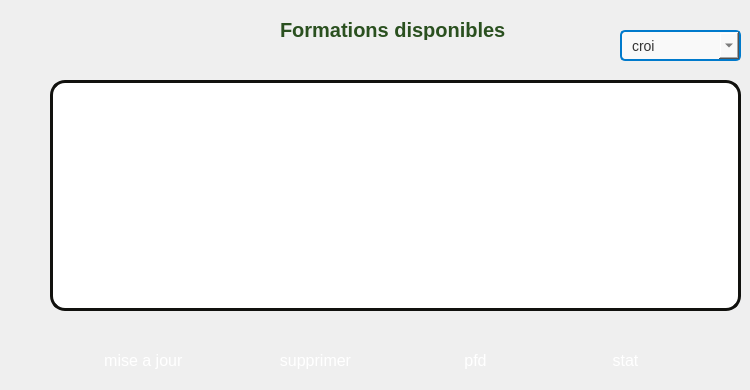
      <widget class="QWidget" name="page_7">
       <widget class="QPushButton" name="upp_2">
        <property name="geometry">
         <rect>
          <x>80</x>
          <y>340</y>
          <width>131</width>
          <height>41</height>
         </rect>
        </property>
        <property name="styleSheet">
         <string notr="true">QPushButton
{
    background-color: qlineargradient(spread:pad, x1:0, y1:0, x2:1, y2:1, 
                                      stop:0 #4682B4, stop:1 #87CEEB); /* Dégradé de bleu acier à bleu ciel */
    border: none; /* Suppression de la bordure pour un look épuré */
    border-radius: 15px; /* Bordures arrondies pour un design moderne */
    font-size: 16px; /* Taille de police pour une meilleure lisibilité */
    color: white; /* Texte en blanc pour un bon contraste */
    padding: 12px 24px; /* Espacement interne pour un bouton plus grand et plus confortable */
    box-shadow: 0 5px 15px rgba(0, 0, 128, 0.3); /* Ombre bleue subtile pour un effet 3D léger */
    transition: background-color 0.3s, transform 0.3s; /* Transition pour les effets de survol et de clic */
}

QPushButton:hover
{
    background-color: qlineargradient(spread:pad, x1:0, y1:0, x2:1, y2:1, 
                                      stop:0 #5A9BD5, stop:1 #B0E0E6); /* Dégradé plus clair au survol */
    transform: scale(1.05); /* Légère augmentation de la taille au survol pour un effet interactif */
}

QPushButton:pressed
{
    background-color: qlineargradient(spread:pad, x1:0, y1:0, x2:1, y2:1, 
                                      stop:0 #1E90FF, stop:1 #4682B4); /* Dégradé plus foncé lors du clic */
    transform: scale(0.98); /* Légère réduction de la taille lors du clic pour un effet de pression */
}
</string>
        </property>
        <property name="text">
         <string>mise a jour </string>
        </property>
       </widget>
       <widget class="QPushButton" name="pushButton_5">
        <property name="geometry">
         <rect>
          <x>250</x>
          <y>340</y>
          <width>131</width>
          <height>41</height>
         </rect>
        </property>
        <property name="styleSheet">
         <string notr="true">QPushButton
{
    background-color: qlineargradient(spread:pad, x1:0, y1:0, x2:1, y2:1, 
                                      stop:0 #4682B4, stop:1 #87CEEB); /* Dégradé de bleu acier à bleu ciel */
    border: none; /* Suppression de la bordure pour un look épuré */
    border-radius: 15px; /* Bordures arrondies pour un design moderne */
    font-size: 16px; /* Taille de police pour une meilleure lisibilité */
    color: white; /* Texte en blanc pour un bon contraste */
    padding: 12px 24px; /* Espacement interne pour un bouton plus grand et plus confortable */
    box-shadow: 0 5px 15px rgba(0, 0, 128, 0.3); /* Ombre bleue subtile pour un effet 3D léger */
    transition: background-color 0.3s, transform 0.3s; /* Transition pour les effets de survol et de clic */
}

QPushButton:hover
{
    background-color: qlineargradient(spread:pad, x1:0, y1:0, x2:1, y2:1, 
                                      stop:0 #5A9BD5, stop:1 #B0E0E6); /* Dégradé plus clair au survol */
    transform: scale(1.05); /* Légère augmentation de la taille au survol pour un effet interactif */
}

QPushButton:pressed
{
    background-color: qlineargradient(spread:pad, x1:0, y1:0, x2:1, y2:1, 
                                      stop:0 #1E90FF, stop:1 #4682B4); /* Dégradé plus foncé lors du clic */
    transform: scale(0.98); /* Légère réduction de la taille lors du clic pour un effet de pression */
}
</string>
        </property>
        <property name="text">
         <string>supprimer</string>
        </property>
       </widget>
       <widget class="QTableView" name="tableView_7">
        <property name="geometry">
         <rect>
          <x>50</x>
          <y>80</y>
          <width>691</width>
          <height>231</height>
         </rect>
        </property>
        <property name="sizePolicy">
         <sizepolicy hsizetype="Fixed" vsizetype="Fixed">
          <horstretch>0</horstretch>
          <verstretch>0</verstretch>
         </sizepolicy>
        </property>
        <property name="focusPolicy">
         <enum>Qt::NoFocus</enum>
        </property>
        <property name="autoFillBackground">
         <bool>false</bool>
        </property>
        <property name="styleSheet">
         <string notr="true">background:white;
border:3px solid #11110E;
border-radius: 15px 15px 50px 50px;

</string>
        </property>
        <property name="frameShape">
         <enum>QFrame::NoFrame</enum>
        </property>
        <property name="horizontalScrollBarPolicy">
         <enum>Qt::ScrollBarAlwaysOff</enum>
        </property>
        <property name="sizeAdjustPolicy">
         <enum>QAbstractScrollArea::AdjustIgnored</enum>
        </property>
        <property name="editTriggers">
         <set>QAbstractItemView::NoEditTriggers</set>
        </property>
        <property name="tabKeyNavigation">
         <bool>false</bool>
        </property>
        <property name="showDropIndicator" stdset="0">
         <bool>false</bool>
        </property>
        <property name="dragDropOverwriteMode">
         <bool>false</bool>
        </property>
        <property name="alternatingRowColors">
         <bool>true</bool>
        </property>
        <property name="selectionMode">
         <enum>QAbstractItemView::SingleSelection</enum>
        </property>
        <property name="selectionBehavior">
         <enum>QAbstractItemView::SelectRows</enum>
        </property>
        <property name="textElideMode">
         <enum>Qt::ElideNone</enum>
        </property>
        <property name="showGrid">
         <bool>false</bool>
        </property>
        <property name="gridStyle">
         <enum>Qt::NoPen</enum>
        </property>
        <property name="cornerButtonEnabled">
         <bool>false</bool>
        </property>
        <attribute name="horizontalHeaderVisible">
         <bool>false</bool>
        </attribute>
        <attribute name="horizontalHeaderMinimumSectionSize">
         <number>30</number>
        </attribute>
        <attribute name="horizontalHeaderDefaultSectionSize">
         <number>120</number>
        </attribute>
       </widget>
       <widget class="QLabel" name="label_38">
        <property name="geometry">
         <rect>
          <x>280</x>
          <y>20</y>
          <width>231</width>
          <height>20</height>
         </rect>
        </property>
        <property name="styleSheet">
         <string notr="true">color: #2A501F;
font-family: 'Athiti';
font-style: normal;
font-weight: 700;
font-size: 20px;
background-color: none;</string>
        </property>
        <property name="text">
         <string>Formations disponibles</string>
        </property>
       </widget>
       <widget class="QComboBox" name="sortComboBox">
        <property name="geometry">
         <rect>
          <x>620</x>
          <y>30</y>
          <width>121</width>
          <height>31</height>
         </rect>
        </property>
        <property name="styleSheet">
         <string notr="true">QComboBox {
    border: 2px solid #007ACC; /* Bordure bleue */
    border-radius: 5px; /* Bordures légèrement arrondies */
    padding: 5px 10px; /* Espacement interne */
    font-size: 14px; /* Taille de police */
    color: #333; /* Couleur du texte */
    background-color: #F9F9F9; /* Couleur de fond claire */
}

QComboBox::drop-down {
    subcontrol-origin: padding;
    subcontrol-position: top right;
    width: 20px; /* Largeur du bouton de la liste déroulante */
}

QComboBox::down-arrow {
    image: url(:/icons/arrow_down.png); /* Icône de flèche pour la liste déroulante */
}

QComboBox::drop-down:pressed {
    border: 2px solid #005C99; /* Bordure plus foncée lors du clic */
}

QComboBox QAbstractItemView {
    border: 2px solid #007ACC; /* Bordure de la liste déroulante */
    selection-background-color: #007ACC; /* Couleur de fond des éléments sélectionnés */
    selection-color: white; /* Couleur du texte des éléments sélectionnés */
    padding: 5px; /* Espacement interne des éléments */
}
</string>
        </property>
        <item>
         <property name="text">
          <string>croi</string>
         </property>
        </item>
        <item>
         <property name="text">
          <string>dec</string>
         </property>
        </item>
       </widget>
       <widget class="QPushButton" name="pushButton_11">
        <property name="geometry">
         <rect>
          <x>570</x>
          <y>340</y>
          <width>111</width>
          <height>41</height>
         </rect>
        </property>
        <property name="styleSheet">
         <string notr="true">QPushButton
{
    background-color: qlineargradient(spread:pad, x1:0, y1:0, x2:1, y2:1, 
                                      stop:0 #4682B4, stop:1 #87CEEB); /* Dégradé de bleu acier à bleu ciel */
    border: none; /* Suppression de la bordure pour un look épuré */
    border-radius: 15px; /* Bordures arrondies pour un design moderne */
    font-size: 16px; /* Taille de police pour une meilleure lisibilité */
    color: white; /* Texte en blanc pour un bon contraste */
    padding: 12px 24px; /* Espacement interne pour un bouton plus grand et plus confortable */
    box-shadow: 0 5px 15px rgba(0, 0, 128, 0.3); /* Ombre bleue subtile pour un effet 3D léger */
    transition: background-color 0.3s, transform 0.3s; /* Transition pour les effets de survol et de clic */
}

QPushButton:hover
{
    background-color: qlineargradient(spread:pad, x1:0, y1:0, x2:1, y2:1, 
                                      stop:0 #5A9BD5, stop:1 #B0E0E6); /* Dégradé plus clair au survol */
    transform: scale(1.05); /* Légère augmentation de la taille au survol pour un effet interactif */
}

QPushButton:pressed
{
    background-color: qlineargradient(spread:pad, x1:0, y1:0, x2:1, y2:1, 
                                      stop:0 #1E90FF, stop:1 #4682B4); /* Dégradé plus foncé lors du clic */
    transform: scale(0.98); /* Légère réduction de la taille lors du clic pour un effet de pression */
}
</string>
        </property>
        <property name="text">
         <string>stat</string>
        </property>
       </widget>
       <widget class="QPushButton" name="pushButton_12">
        <property name="geometry">
         <rect>
          <x>430</x>
          <y>340</y>
          <width>91</width>
          <height>41</height>
         </rect>
        </property>
        <property name="styleSheet">
         <string notr="true">QPushButton
{
    background-color: qlineargradient(spread:pad, x1:0, y1:0, x2:1, y2:1, 
                                      stop:0 #4682B4, stop:1 #87CEEB); /* Dégradé de bleu acier à bleu ciel */
    border: none; /* Suppression de la bordure pour un look épuré */
    border-radius: 15px; /* Bordures arrondies pour un design moderne */
    font-size: 16px; /* Taille de police pour une meilleure lisibilité */
    color: white; /* Texte en blanc pour un bon contraste */
    padding: 12px 24px; /* Espacement interne pour un bouton plus grand et plus confortable */
    box-shadow: 0 5px 15px rgba(0, 0, 128, 0.3); /* Ombre bleue subtile pour un effet 3D léger */
    transition: background-color 0.3s, transform 0.3s; /* Transition pour les effets de survol et de clic */
}

QPushButton:hover
{
    background-color: qlineargradient(spread:pad, x1:0, y1:0, x2:1, y2:1, 
                                      stop:0 #5A9BD5, stop:1 #B0E0E6); /* Dégradé plus clair au survol */
    transform: scale(1.05); /* Légère augmentation de la taille au survol pour un effet interactif */
}

QPushButton:pressed
{
    background-color: qlineargradient(spread:pad, x1:0, y1:0, x2:1, y2:1, 
                                      stop:0 #1E90FF, stop:1 #4682B4); /* Dégradé plus foncé lors du clic */
    transform: scale(0.98); /* Légère réduction de la taille lors du clic pour un effet de pression */
}
</string>
        </property>
        <property name="text">
         <string>pfd</string>
        </property>
       </widget>
      </widget>
